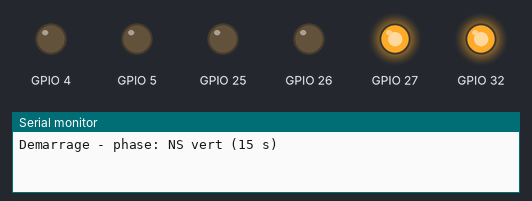
A program run on a simulated ESP32. On the bench: output pins drawn as LEDs (lit = HIGH), the last lines printed to the serial monitor.

Above: at 7.5 s.
At 20.0 s:
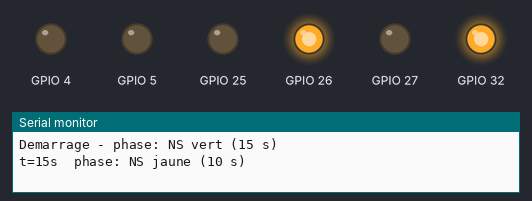
At 37.5 s:
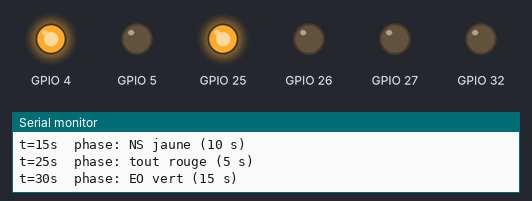
At 50.0 s:
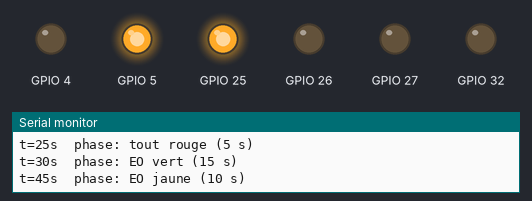
At 57.5 s:
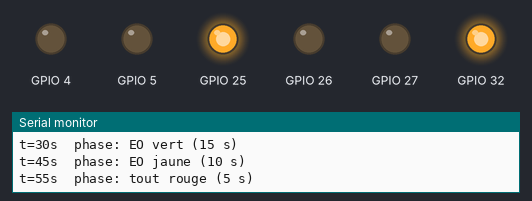
Timing chart, 0 to 78.0 s (numbered marks = the images above):
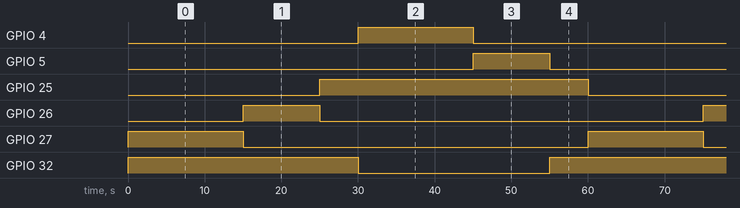

Measured:
- by itself, GPIO 4, GPIO 27: alternates HIGH for 15.0 s and LOW for 45.0 s
- by itself, GPIO 5, GPIO 26: alternates HIGH for 10.0 s and LOW for 50.0 s
- by itself, GPIO 25, GPIO 32: alternates HIGH for 35.0 s and LOW for 25.0 s

The program:

main.cpp
```cpp
#include <Arduino.h>

struct Axe {
  uint8_t rouge;
  uint8_t jaune;
  uint8_t vert;
};

Axe axeNS = {25, 26, 27};  // feux Nord et Sud (cables en parallele)
Axe axeEW = {32, 5, 4};    // feux Est et Ouest (cables en parallele)

const unsigned long DUREE_VERT     = 15000UL;
const unsigned long DUREE_JAUNE    = 10000UL;
const unsigned long DUREE_SECURITE = 5000UL;  // tout-rouge entre les deux sens

const int NB_PHASES = 6;
enum Phase { NS_VERT = 0, NS_JAUNE, TOUT_ROUGE_1, EW_VERT, EW_JAUNE, TOUT_ROUGE_2 };

const char *NOM_PHASE[NB_PHASES] = {
  "NS vert", "NS jaune", "tout rouge", "EO vert", "EO jaune", "tout rouge"
};

void setAxe(const Axe &a, bool r, bool j, bool v) {
  digitalWrite(a.rouge, r ? HIGH : LOW);
  digitalWrite(a.jaune, j ? HIGH : LOW);
  digitalWrite(a.vert,  v ? HIGH : LOW);
}

void appliquerPhase(Phase p) {
  switch (p) {
    case NS_VERT:      setAxe(axeNS, false, false, true);  setAxe(axeEW, true,  false, false); break;
    case NS_JAUNE:     setAxe(axeNS, false, true,  false); setAxe(axeEW, true,  false, false); break;
    case TOUT_ROUGE_1: setAxe(axeNS, true,  false, false); setAxe(axeEW, true,  false, false); break;
    case EW_VERT:      setAxe(axeNS, true,  false, false); setAxe(axeEW, false, false, true);  break;
    case EW_JAUNE:     setAxe(axeNS, true,  false, false); setAxe(axeEW, false, true,  false); break;
    case TOUT_ROUGE_2: setAxe(axeNS, true,  false, false); setAxe(axeEW, true,  false, false); break;
  }
}

unsigned long dureePhase(Phase p) {
  switch (p) {
    case NS_VERT:
    case EW_VERT:    return DUREE_VERT;
    case NS_JAUNE:
    case EW_JAUNE:   return DUREE_JAUNE;
    default:         return DUREE_SECURITE;
  }
}

Phase phaseActuelle = NS_VERT;
unsigned long debutPhase = 0;

void setup() {
  Serial.begin(115200);
  pinMode(axeNS.rouge, OUTPUT); pinMode(axeNS.jaune, OUTPUT); pinMode(axeNS.vert, OUTPUT);
  pinMode(axeEW.rouge, OUTPUT); pinMode(axeEW.jaune, OUTPUT); pinMode(axeEW.vert, OUTPUT);
  appliquerPhase(phaseActuelle);
  debutPhase = millis();
  Serial.printf("Demarrage - phase: %s (%lu s)\n",
                NOM_PHASE[phaseActuelle], dureePhase(phaseActuelle) / 1000UL);
}

void loop() {
  unsigned long maintenant = millis();
  if (maintenant - debutPhase >= dureePhase(phaseActuelle)) {
    phaseActuelle = static_cast<Phase>((phaseActuelle + 1) % NB_PHASES);
    appliquerPhase(phaseActuelle);
    debutPhase = maintenant;
    Serial.printf("t=%lus  phase: %s (%lu s)\n", maintenant / 1000UL,
                  NOM_PHASE[phaseActuelle], dureePhase(phaseActuelle) / 1000UL);
  }
}
```
